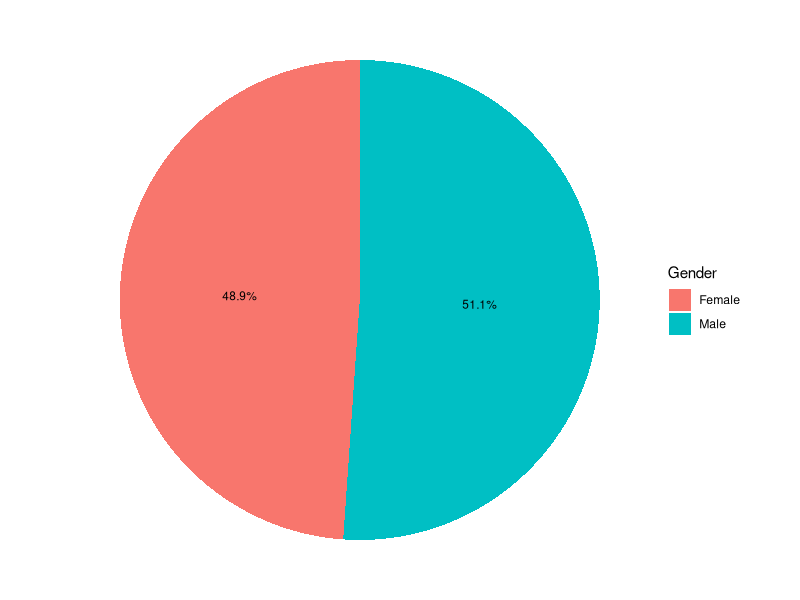
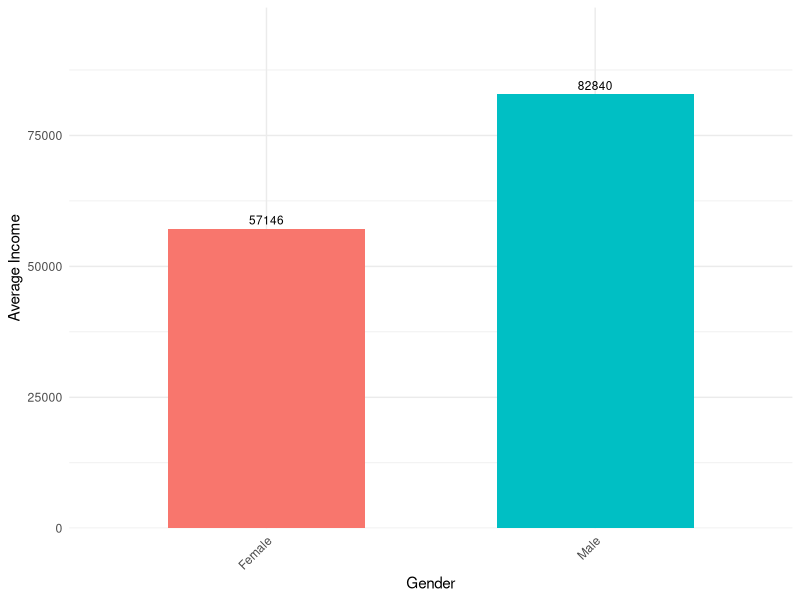
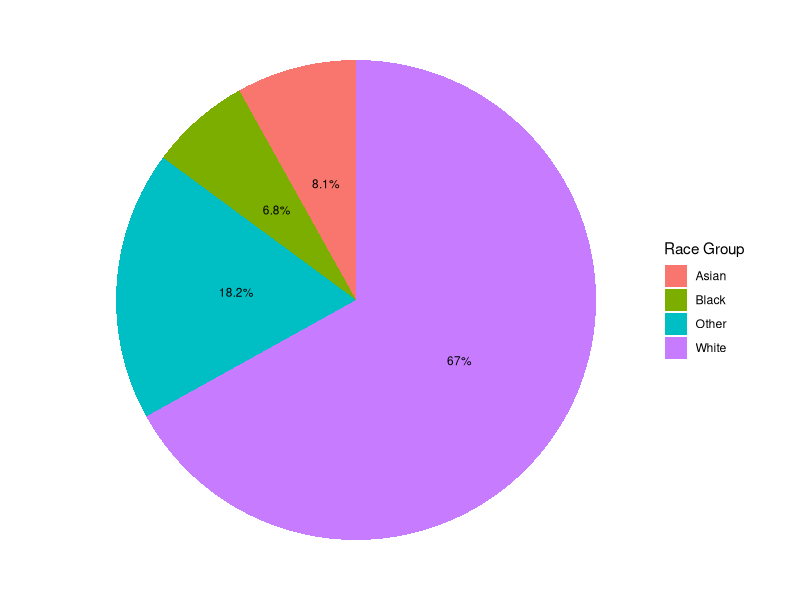
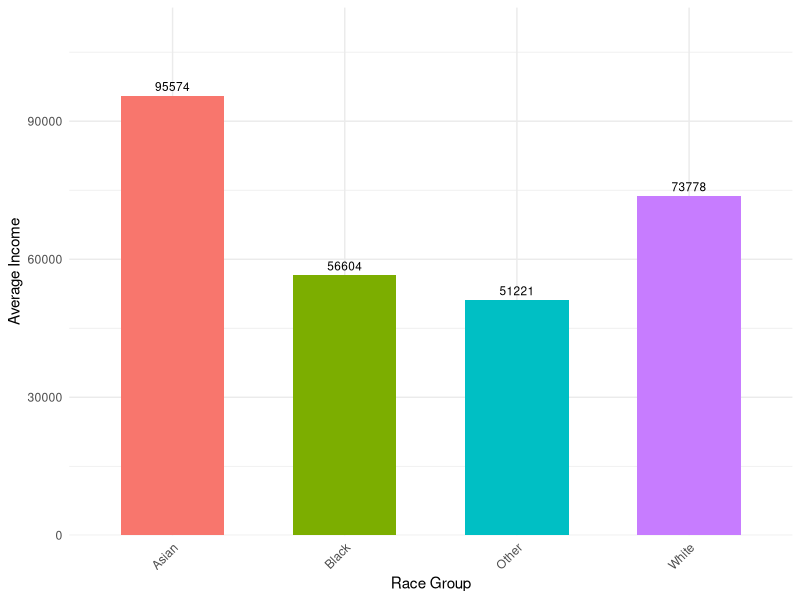
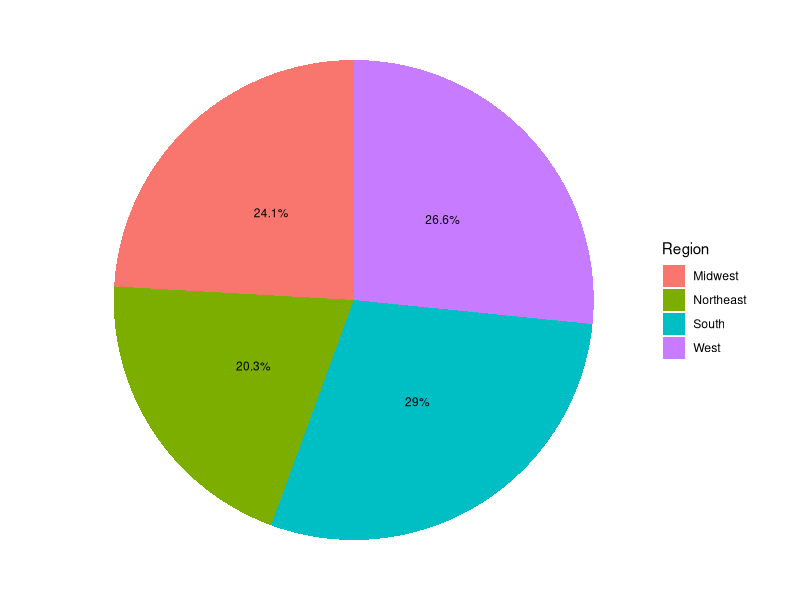
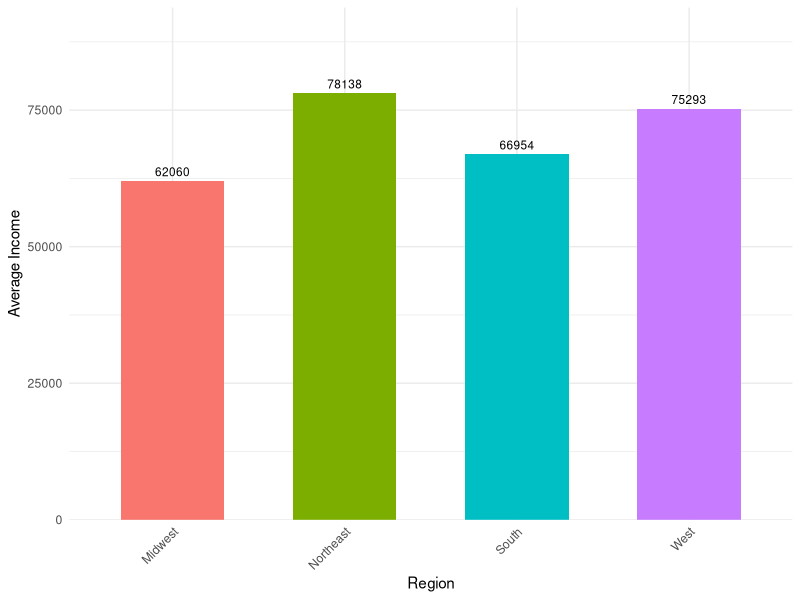
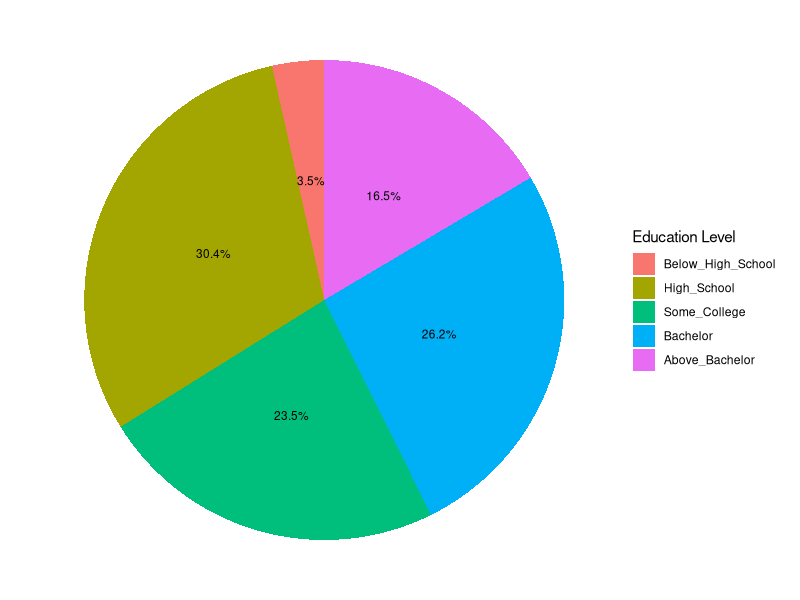
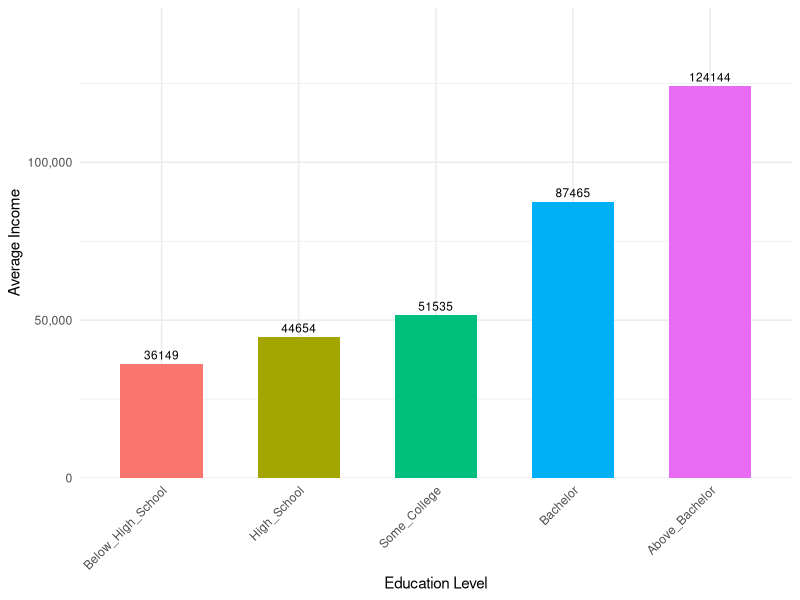

Recreate these plots in R, in order.
## ---- chunk 1
#| include: false
#| warning: false
#| message: false

library(tidyverse)
library(ggplot2)
library(dplyr)
library(here)
## ---- chunk 2
data <- read_csv(here("data", "01-analysis_data", "analysis_data.csv"))
## ---- chunk 3

## ---- chunk 4
#| echo: false
#| warning: false
#| label: fig-demographics-distribution
#| fig-cap: "Demographics Distribution and Average Income by Group"
#| fig-subcap: [
#| "Gender Proportion", "Average Income by Gender", 
#| "Race Proportion", "Average Income by Race", 
#| "Region Proportion", "Average Income by Region", 
#| "Education Proportion", "Average Income by Education Level"
#| ]
#| layout-ncol: 2

# Gender proportion and income
gender_count <- data %>%
  group_by(gender) %>%
  summarise(count = n()) %>%
  mutate(percentage = round(count / sum(count) * 100, 1))

pie_chart_gender <- ggplot(gender_count, aes(x = "", y = percentage, fill = gender)) +
  geom_bar(stat = "identity", width = 1) +
  coord_polar("y") +
  geom_text(aes(label = paste0(percentage, "%")),
            position = position_stack(vjust = 0.5), size = 3) +
  theme_void() +
  theme(legend.position = "right") +
  labs(fill = "Gender")

avg_income_gender <- data %>%
  group_by(gender) %>%
  summarise(Average_Income = mean(INCWAGE, na.rm = TRUE))

bar_chart_gender <- ggplot(avg_income_gender, aes(x = gender, y = Average_Income, fill = gender)) +
  geom_bar(stat = "identity", width = 0.6) +
  geom_text(aes(label = round(Average_Income, 0)), 
            vjust = -0.5, size = 3) +
  labs(x = "Gender", y = "Average Income") +
  theme_minimal() +
  scale_y_continuous(expand = expansion(mult = c(0, 0.2))) +  # Expand upper limit
  theme(
    axis.text.x = element_text(angle = 45, hjust = 1),
    legend.position = "none"
  )

# Race proportion and income
race_count <- data %>%
  group_by(race_group) %>%
  summarise(count = n()) %>%
  mutate(percentage = round(count / sum(count) * 100, 1))

pie_chart_race <- ggplot(race_count, aes(x = "", y = percentage, fill = race_group)) +
  geom_bar(stat = "identity", width = 1) +
  coord_polar("y") +
  geom_text(aes(label = paste0(percentage, "%")),
            position = position_stack(vjust = 0.5), size = 3) +
  theme_void() +
  theme(legend.position = "right") +
  labs(fill = "Race Group")

avg_income_race <- data %>%
  group_by(race_group) %>%
  summarise(Average_Income = mean(INCWAGE, na.rm = TRUE))

bar_chart_race <- ggplot(avg_income_race, aes(x = race_group, y = Average_Income, fill = race_group)) +
  geom_bar(stat = "identity", width = 0.6) +
  geom_text(aes(label = round(Average_Income, 0)), 
            vjust = -0.5, size = 3) +
  labs(x = "Race Group", y = "Average Income") +
  theme_minimal() +
  scale_y_continuous(expand = expansion(mult = c(0, 0.2))) +  # Expand upper limit
  theme(
    axis.text.x = element_text(angle = 45, hjust = 1),
    legend.position = "none"
  )

# Region proportion and income
region_count <- data %>%
  group_by(region) %>%
  summarise(count = n()) %>%
  mutate(percentage = round(count / sum(count) * 100, 1))

pie_chart_region <- ggplot(region_count, aes(x = "", y = percentage, fill = region)) +
  geom_bar(stat = "identity", width = 1) +
  coord_polar("y") +
  geom_text(aes(label = paste0(percentage, "%")),
            position = position_stack(vjust = 0.5), size = 3) +
  theme_void() +
  theme(legend.position = "right") +
  labs(fill = "Region")

avg_income_region <- data %>%
  group_by(region) %>%
  summarise(Average_Income = mean(INCWAGE, na.rm = TRUE))

bar_chart_region <- ggplot(avg_income_region, aes(x = region, y = Average_Income, fill = region)) +
  geom_bar(stat = "identity", width = 0.6) +
  geom_text(aes(label = round(Average_Income, 0)), 
            vjust = -0.5, size = 3) +
  labs(x = "Region", y = "Average Income") +
  theme_minimal() +
  scale_y_continuous(expand = expansion(mult = c(0, 0.2))) +  # Expand upper limit
  theme(
    axis.text.x = element_text(angle = 45, hjust = 1),
    legend.position = "none"
  )
# Education proportion and income
education_count <- data %>%
  group_by(education_level) %>%
  summarise(count = n()) %>%
  mutate(percentage = round(count / sum(count) * 100, 1))

# 设置学历顺序
education_levels <- c("Below_High_School", "High_School", "Some_College", "Bachelor", "Above_Bachelor")
education_count <- education_count %>%
  mutate(education_level = factor(education_level, levels = education_levels))

avg_income_education <- data %>%
  group_by(education_level) %>%
  summarise(Average_Income = mean(INCWAGE, na.rm = TRUE)) %>%
  mutate(education_level = factor(education_level, levels = education_levels))

# Pie chart: education level proportion
pie_chart_education <- ggplot(education_count, aes(x = "", y = percentage, fill = education_level)) +
  geom_bar(stat = "identity", width = 1) +
  coord_polar("y") +
  geom_text(aes(label = paste0(percentage, "%")),
            position = position_stack(vjust = 0.5), size = 3) +
  theme_void() +
  theme(legend.position = "right") +
  labs(fill = "Education Level")

# Bar chart: average income by education level, ordered
bar_chart_education <- ggplot(avg_income_education, aes(x = education_level, y = Average_Income, fill = education_level)) +
  geom_bar(stat = "identity", width = 0.6) +
  geom_text(aes(label = round(Average_Income, 0)), 
            vjust = -0.5, size = 3) +
  labs(x = "Education Level", y = "Average Income") +
  theme_minimal() +
  scale_y_continuous(expand = expansion(mult = c(0, 0.2)), labels = scales::comma) +  # Use comma format for y-axis
  theme(
    axis.text.x = element_text(angle = 45, hjust = 1),
    legend.position = "none"
  )
# Output all eight charts in four rows with two charts per row
pie_chart_gender
bar_chart_gender
pie_chart_race
bar_chart_race
pie_chart_region
bar_chart_region
pie_chart_education
bar_chart_education

